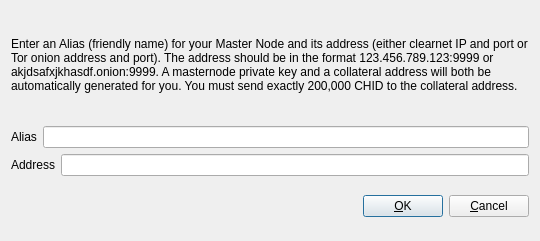
<?xml version="1.0" encoding="UTF-8"?>
<ui version="4.0">
 <class>AddEditAdrenalineNode</class>
 <widget class="QDialog" name="AddEditAdrenalineNode">
  <property name="geometry">
   <rect>
    <x>0</x>
    <y>0</y>
    <width>540</width>
    <height>241</height>
   </rect>
  </property>
  <property name="windowTitle">
   <string>Add/Edit ChainAid Node</string>
  </property>
  <property name="modal">
   <bool>true</bool>
  </property>
  <layout class="QVBoxLayout" name="verticalLayout">
   <item>
    <layout class="QVBoxLayout" name="verticalLayout_2">
     <property name="topMargin">
      <number>0</number>
     </property>
     <property name="bottomMargin">
      <number>0</number>
     </property>
     <item>
      <widget class="QLabel" name="label_3">
       <property name="sizePolicy">
        <sizepolicy hsizetype="Preferred" vsizetype="Expanding">
         <horstretch>0</horstretch>
         <verstretch>0</verstretch>
        </sizepolicy>
       </property>
       <property name="text">
        <string>&lt;html&gt;&lt;head/&gt;&lt;body&gt;&lt;p&gt;Enter an Alias (friendly name) for your Master Node and its address (either clearnet IP and port or Tor onion address and port).  The address should be in the format 123.456.789.123:9999 or akjdsafxjkhasdf.onion:9999.  A masternode private key and a collateral address will both be automatically generated for you.  You must send exactly 200,000 CHID to the collateral address.&lt;/p&gt;&lt;/body&gt;&lt;/html&gt;</string>
       </property>
       <property name="wordWrap">
        <bool>true</bool>
       </property>
      </widget>
     </item>
     <item>
      <layout class="QHBoxLayout" name="horizontalLayout">
       <property name="bottomMargin">
        <number>0</number>
       </property>
       <item>
        <widget class="QLabel" name="label">
         <property name="text">
          <string>Alias</string>
         </property>
        </widget>
       </item>
       <item>
        <widget class="QLineEdit" name="aliasLineEdit"/>
       </item>
      </layout>
     </item>
     <item>
      <layout class="QHBoxLayout" name="horizontalLayout_2">
       <property name="bottomMargin">
        <number>0</number>
       </property>
       <item>
        <widget class="QLabel" name="label_2">
         <property name="text">
          <string>Address</string>
         </property>
        </widget>
       </item>
       <item>
        <widget class="QLineEdit" name="addressLineEdit"/>
       </item>
      </layout>
     </item>
     <item>
      <layout class="QHBoxLayout" name="horizontalLayout_3">
       <property name="bottomMargin">
        <number>0</number>
       </property>
      </layout>
     </item>
    </layout>
   </item>
   <item>
    <layout class="QHBoxLayout" name="horizontalLayout_Buttons">
     <item>
      <spacer name="horizontalSpacer_1">
       <property name="orientation">
        <enum>Qt::Horizontal</enum>
       </property>
       <property name="sizeHint" stdset="0">
        <size>
         <width>40</width>
         <height>48</height>
        </size>
       </property>
      </spacer>
     </item>
     <item>
      <widget class="QLabel" name="statusLabel">
       <property name="font">
        <font>
         <weight>75</weight>
         <bold>true</bold>
        </font>
       </property>
       <property name="text">
        <string/>
       </property>
       <property name="textFormat">
        <enum>Qt::PlainText</enum>
       </property>
       <property name="wordWrap">
        <bool>true</bool>
       </property>
      </widget>
     </item>
     <item>
      <spacer name="horizontalSpacer_2">
       <property name="orientation">
        <enum>Qt::Horizontal</enum>
       </property>
       <property name="sizeHint" stdset="0">
        <size>
         <width>40</width>
         <height>48</height>
        </size>
       </property>
      </spacer>
     </item>
     <item>
      <widget class="QPushButton" name="okButton">
       <property name="text">
        <string>&amp;OK</string>
       </property>
      </widget>
     </item>
     <item>
      <widget class="QPushButton" name="cancelButton">
       <property name="text">
        <string>&amp;Cancel</string>
       </property>
       <property name="autoDefault">
        <bool>false</bool>
       </property>
      </widget>
     </item>
    </layout>
   </item>
  </layout>
 </widget>
 <resources/>
 <connections/>
</ui>
